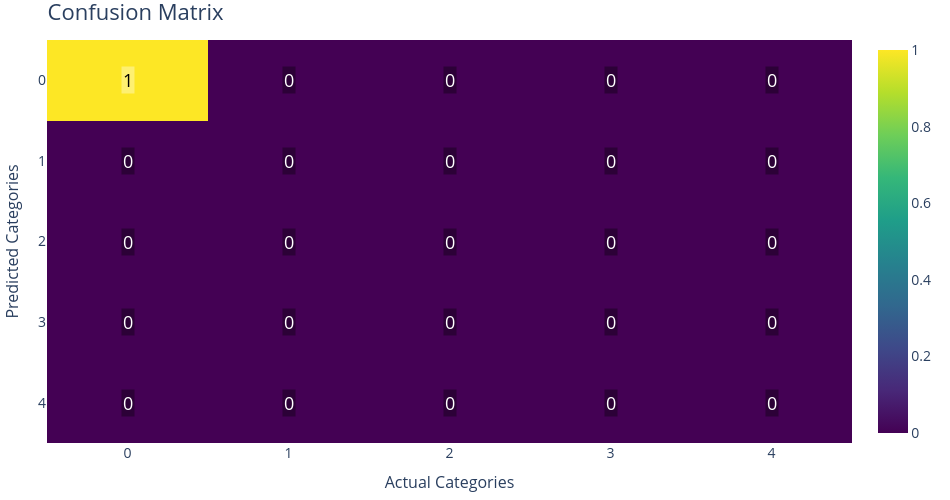

This figure's notebook cell:
### Markdown cell above
## 5. Plot the Confusion Matrix (For Categorical Labels Only)

### Code cell
import numpy as np
from sklearn.metrics import confusion_matrix
from topologicpy.Plotly import Plotly
actual = np.array(pred_results["y_true"]).reshape(-1)
predicted = np.array(pred_results["pred"]).reshape(-1)
cm = confusion_matrix(actual, predicted, labels=[0,1,2,3,4])
fig = Plotly.FigureByConfusionMatrix(cm)
Plotly.Show(fig)

### Figure 1 — Plotly figure (JSON) as saved in the notebook; plotly's stock layout.template omitted (floating-point values rounded to 4 significant figures)
{"data": [{"colorbar": {"tickfont": {"size": 14}, "title": {"font": {"size": 16}}}, "colorscale": [[0, "rgb(68, 1, 84)"], [0.1111, "rgb(72, 40, 120)"], [0.2222, "rgb(62, 73, 137)"], [0.3333, "rgb(49, 104, 142)"], [0.4444, "rgb(38, 130, 142)"], [0.5556, "rgb(31, 158, 137)"], [0.6667, "rgb(53, 183, 121)"], [0.7778, "rgb(110, 206, 88)"], [0.8889, "rgb(181, 222, 43)"], [1, "rgb(253, 231, 37)"]], "showscale": true, "type": "heatmap", "x": [0, 1, 2, 3, 4], "y": [0, 1, 2, 3, 4], "z": [[1, 0, 0, 0, 0], [0, 0, 0, 0, 0], [0, 0, 0, 0, 0], [0, 0, 0, 0, 0], [0, 0, 0, 0, 0]], "zmax": 1, "zmin": 0}], "layout": {"annotations": [{"bgcolor": "rgba(255,255,255,0.35)", "font": {"color": "black", "size": 18}, "opacity": 1, "showarrow": false, "text": "1", "x": 0, "xref": "x", "y": 0, "yref": "y"}, {"bgcolor": "rgba(0,0,0,0.35)", "font": {"color": "white", "size": 18}, "opacity": 1, "showarrow": false, "text": "0", "x": 1, "xref": "x", "y": 0, "yref": "y"}, {"bgcolor": "rgba(0,0,0,0.35)", "font": {"color": "white", "size": 18}, "opacity": 1, "showarrow": false, "text": "0", "x": 2, "xref": "x", "y": 0, "yref": "y"}, {"bgcolor": "rgba(0,0,0,0.35)", "font": {"color": "white", "size": 18}, "opacity": 1, "showarrow": false, "text": "0", "x": 3, "xref": "x", "y": 0, "yref": "y"}, {"bgcolor": "rgba(0,0,0,0.35)", "font": {"color": "white", "size": 18}, "opacity": 1, "showarrow": false, "text": "0", "x": 4, "xref": "x", "y": 0, "yref": "y"}, {"bgcolor": "rgba(0,0,0,0.35)", "font": {"color": "white", "size": 18}, "opacity": 1, "showarrow": false, "text": "0", "x": 0, "xref": "x", "y": 1, "yref": "y"}, {"bgcolor": "rgba(0,0,0,0.35)", "font": {"color": "white", "size": 18}, "opacity": 1, "showarrow": false, "text": "0", "x": 1, "xref": "x", "y": 1, "yref": "y"}, {"bgcolor": "rgba(0,0,0,0.35)", "font": {"color": "white", "size": 18}, "opacity": 1, "showarrow": false, "text": "0", "x": 2, "xref": "x", "y": 1, "yref": "y"}, {"bgcolor": "rgba(0,0,0,0.35)", "font": {"color": "white", "size": 18}, "opacity": 1, "showarrow": false, "text": "0", "x": 3, "xref": "x", "y": 1, "yref": "y"}, {"bgcolor": "rgba(0,0,0,0.35)", "font": {"color": "white", "size": 18}, "opacity": 1, "showarrow": false, "text": "0", "x": 4, "xref": "x", "y": 1, "yref": "y"}, {"bgcolor": "rgba(0,0,0,0.35)", "font": {"color": "white", "size": 18}, "opacity": 1, "showarrow": false, "text": "0", "x": 0, "xref": "x", "y": 2, "yref": "y"}, {"bgcolor": "rgba(0,0,0,0.35)", "font": {"color": "white", "size": 18}, "opacity": 1, "showarrow": false, "text": "0", "x": 1, "xref": "x", "y": 2, "yref": "y"}, {"bgcolor": "rgba(0,0,0,0.35)", "font": {"color": "white", "size": 18}, "opacity": 1, "showarrow": false, "text": "0", "x": 2, "xref": "x", "y": 2, "yref": "y"}, {"bgcolor": "rgba(0,0,0,0.35)", "font": {"color": "white", "size": 18}, "opacity": 1, "showarrow": false, "text": "0", "x": 3, "xref": "x", "y": 2, "yref": "y"}, {"bgcolor": "rgba(0,0,0,0.35)", "font": {"color": "white", "size": 18}, "opacity": 1, "showarrow": false, "text": "0", "x": 4, "xref": "x", "y": 2, "yref": "y"}, {"bgcolor": "rgba(0,0,0,0.35)", "font": {"color": "white", "size": 18}, "opacity": 1, "showarrow": false, "text": "0", "x": 0, "xref": "x", "y": 3, "yref": "y"}, {"bgcolor": "rgba(0,0,0,0.35)", "font": {"color": "white", "size": 18}, "opacity": 1, "showarrow": false, "text": "0", "x": 1, "xref": "x", "y": 3, "yref": "y"}, {"bgcolor": "rgba(0,0,0,0.35)", "font": {"color": "white", "size": 18}, "opacity": 1, "showarrow": false, "text": "0", "x": 2, "xref": "x", "y": 3, "yref": "y"}, {"bgcolor": "rgba(0,0,0,0.35)", "font": {"color": "white", "size": 18}, "opacity": 1, "showarrow": false, "text": "0", "x": 3, "xref": "x", "y": 3, "yref": "y"}, {"bgcolor": "rgba(0,0,0,0.35)", "font": {"color": "white", "size": 18}, "opacity": 1, "showarrow": false, "text": "0", "x": 4, "xref": "x", "y": 3, "yref": "y"}, {"bgcolor": "rgba(0,0,0,0.35)", "font": {"color": "white", "size": 18}, "opacity": 1, "showarrow": false, "text": "0", "x": 0, "xref": "x", "y": 4, "yref": "y"}, {"bgcolor": "rgba(0,0,0,0.35)", "font": {"color": "white", "size": 18}, "opacity": 1, "showarrow": false, "text": "0", "x": 1, "xref": "x", "y": 4, "yref": "y"}, {"bgcolor": "rgba(0,0,0,0.35)", "font": {"color": "white", "size": 18}, "opacity": 1, "showarrow": false, "text": "0", "x": 2, "xref": "x", "y": 4, "yref": "y"}, {"bgcolor": "rgba(0,0,0,0.35)", "font": {"color": "white", "size": 18}, "opacity": 1, "showarrow": false, "text": "0", "x": 3, "xref": "x", "y": 4, "yref": "y"}, {"bgcolor": "rgba(0,0,0,0.35)", "font": {"color": "white", "size": 18}, "opacity": 1, "showarrow": false, "text": "0", "x": 4, "xref": "x", "y": 4, "yref": "y"}], "autosize": true, "font": {"size": 16}, "height": 500, "margin": {"b": 40, "l": 40, "r": 40, "t": 40}, "paper_bgcolor": "RGBA(0,0,0,0)", "plot_bgcolor": "RGBA(0,0,0,0)", "scene": {"aspectmode": "data", "camera": {"center": {"x": 0, "y": 0, "z": 0}, "eye": {"x": -1.25, "y": -1.25, "z": 1.25}, "projection": {"type": "perspective"}, "up": {"x": 0, "y": 0, "z": 1}}}, "title": {"font": {"size": 22}, "text": "Confusion Matrix"}, "width": 950, "xaxis": {"gridcolor": "rgba(0,0,0,0.08)", "mirror": false, "showgrid": true, "showline": false, "tickangle": 0, "tickfont": {"size": 14}, "tickmode": "array", "ticktext": ["0", "1", "2", "3", "4"], "tickvals": [0, 1, 2, 3, 4], "title": {"font": {"size": 16}, "text": "Actual Categories"}, "zeroline": false}, "yaxis": {"autorange": "reversed", "gridcolor": "rgba(0,0,0,0.08)", "mirror": false, "showgrid": true, "showline": false, "tickfont": {"size": 14}, "tickmode": "array", "ticktext": ["0", "1", "2", "3", "4"], "tickvals": [0, 1, 2, 3, 4], "title": {"font": {"size": 16}, "text": "Predicted Categories"}, "zeroline": false}}}
